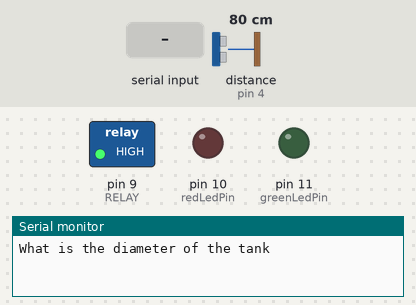
A sketch run on a simulated Arduino Uno, built with avr-gcc and run on an emulated ATmega328P. Parts: switched loads named in the sketch (green lamp = pin HIGH), output pins drawn as LEDs (lit = HIGH), the last lines printed to the serial monitor. Dashed ring = blinking. The test bench sets the inputs (shaded band); at power-on: distance to the obstacle (sensor on pin 4) 80 cm. The echo pulse lasts 58.3 µs per cm; pins used as bus, display or sensor lines are not drawn.

Above: at 0.9 s.
1.0 s: "30,150\n" received over Serial
At 2.3 s:
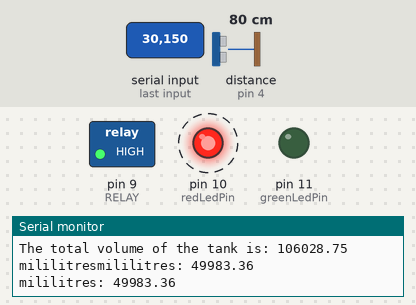
4.0 s: distance to the obstacle (sensor on pin 4) set to 71 cm
At 5.3 s:
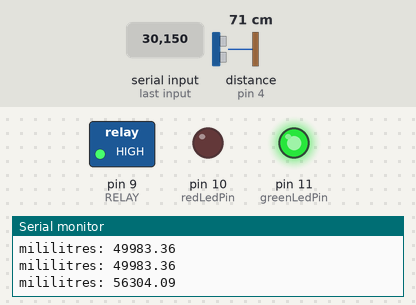
5.6 s: distance to the obstacle (sensor on pin 4) set to 120 cm
At 6.9 s:
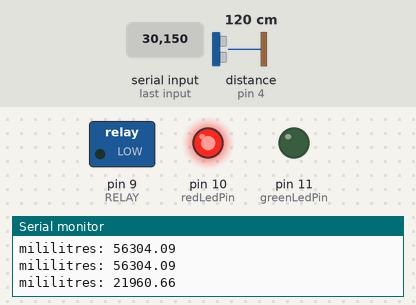
7.2 s: distance to the obstacle (sensor on pin 4) set to 108 cm
At 7.54 s:
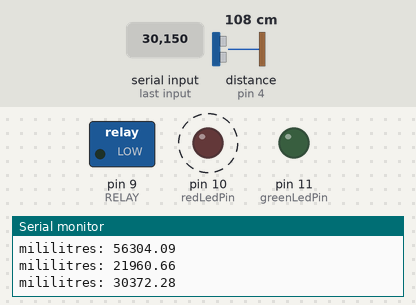
10.2 s: distance to the obstacle (sensor on pin 4) set to 60 cm
At 11.1 s:
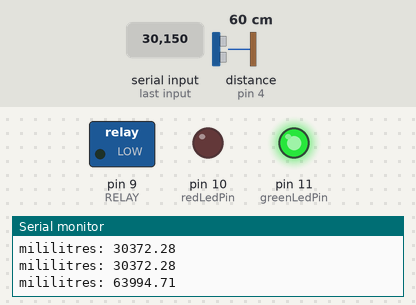
11.8 s: distance to the obstacle (sensor on pin 4) set to 40 cm
13.3 s: distance to the obstacle (sensor on pin 4) set to 35 cm
At 13.8 s:
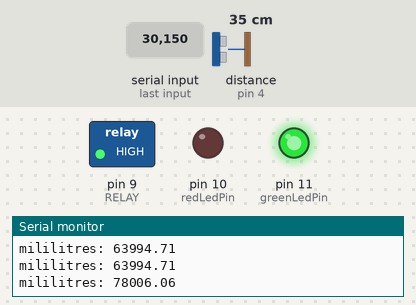
Timing chart, 0 to 15.9 s (numbered marks = the images above; inputs shaded):
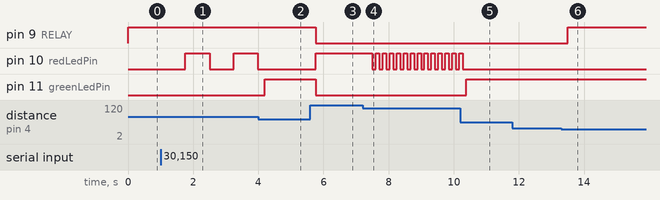

Measured:
- the behaviour switches between 76 and 75 cm on distance to the obstacle (sensor on pin 4) (found by bisection; images 1 and 2)
- the behaviour switches between 114 and 113 cm on distance to the obstacle (sensor on pin 4) (found by bisection; images 3 and 4)
- the behaviour switches between 38 and 37 cm on distance to the obstacle (sensor on pin 4) (found by bisection; images 5 and 6)
- after the input at 1.0 s, pin 10 (redLedPin): alternates HIGH for 0.74 s and LOW for 0.74 s, starting after 0.76 s
- after the input at 4.0 s, pin 10 (redLedPin): stays LOW (without the input it goes to HIGH after 0.72 s); pin 11 (greenLedPin): LOW → HIGH after 0.19 s
- after the input at 5.6 s, pin 9 (RELAY), pin 11 (greenLedPin): HIGH → LOW after 0.17 s; pin 10 (redLedPin): LOW → HIGH after 0.17 s
- after the input at 7.2 s, pin 10 (redLedPin): alternates HIGH for 0.11 s and LOW for 0.11 s, starting after 0.29 s
- after the input at 10.2 s, pin 10 (redLedPin): goes on until 10.3 s, then stays LOW; pin 11 (greenLedPin): LOW → HIGH after 0.18 s
- after the input at 13.3 s, pin 9 (RELAY): LOW → HIGH after 0.19 s

The sketch:

water_level_project.ino
```cpp
#include <SoftwareSerial.h>

SoftwareSerial esp8266(5, 6);

#define RELAY 9
const int trigPin = 3;
const int echoPin = 4;
const int redLedPin = 10;
const int greenLedPin = 11;


long duration;
float diameter;
float height;
float totalVol;
float volume;
unsigned long initialTime = 0, finalTime = 1000;
int ledCount;
bool ledState = LOW;

float readnumber(void){
  float num = 0;
  while (num == 0){
    while (!Serial.available());
    num = Serial.parseInt();
  }
  return num;
}

void writeString(String stringData) {
  esp8266.write(" ");
        for (int i = 0; i < stringData.length(); i++) {
                esp8266.write(stringData[i]);
        }
}

void setup() {
  pinMode(RELAY, OUTPUT);
  pinMode(trigPin, OUTPUT);
  pinMode(echoPin, INPUT);
  pinMode(redLedPin, OUTPUT);
  pinMode(greenLedPin, OUTPUT);
  Serial.begin(9600);
  esp8266.begin(115200);
  digitalWrite(RELAY, HIGH);
  digitalWrite(redLedPin, LOW);
  digitalWrite(greenLedPin, LOW);
  initialTime = millis();
  Serial.println("What is the diameter of the tank");
  diameter = readnumber();
  Serial.println("What is the height of the tank");
  height = readnumber();
  totalVol = (PI * sq(diameter / 2) * height);
  Serial.print("The total volume of the tank is: "); Serial.println(totalVol); Serial.print("mililitres");

}

void loop() {
  // Clear the trigPIn
  digitalWrite(trigPin, LOW);
  delayMicroseconds(2);

//  Sets the trigPin on HIGH state for 10 micro seconds
  digitalWrite(trigPin, HIGH);
  delayMicroseconds(10);
  digitalWrite(trigPin, LOW);

//  Reads the echoPin, returns the sound wave travel time in microseconds
  duration = pulseIn(echoPin, HIGH);

//  Calculating the ml
  volume = totalVol -(0.034 * float(duration / 2) * PI * sq(diameter / 2));
    delay(100);
    if (((millis() - initialTime) > finalTime)) {
      Serial.print("mililitres: ");
      Serial.println(volume);
      String vol = String(volume);
      writeString(vol);
      initialTime = millis();
    }
    if (volume <=(totalVol / 4)) {
    // Serial.println("WATER IS EMPTY");
    digitalWrite(redLedPin, HIGH);
    digitalWrite(greenLedPin, LOW);
    digitalWrite(RELAY, LOW);
    }

    else if (volume >= (totalVol * 3 / 4)) {
      // Serial.println("WATER IS FULL");
      digitalWrite(greenLedPin, HIGH);
      digitalWrite(redLedPin, LOW);
      digitalWrite(RELAY, HIGH);
    }
    else {
      if(volume >= (totalVol / 2)) {
       digitalWrite(redLedPin, LOW);
       digitalWrite(greenLedPin, HIGH);
      }
      else{
        int Count;
        digitalWrite(greenLedPin, LOW);
        Count = (map(volume, (totalVol / 4), (totalVol / 2), 0, 9));
        ledCount++;
        if(ledCount >= Count) {
        ledState = !ledState;
        digitalWrite(redLedPin, ledState);
        ledCount = 0;
        }
      }
    }

}
```
